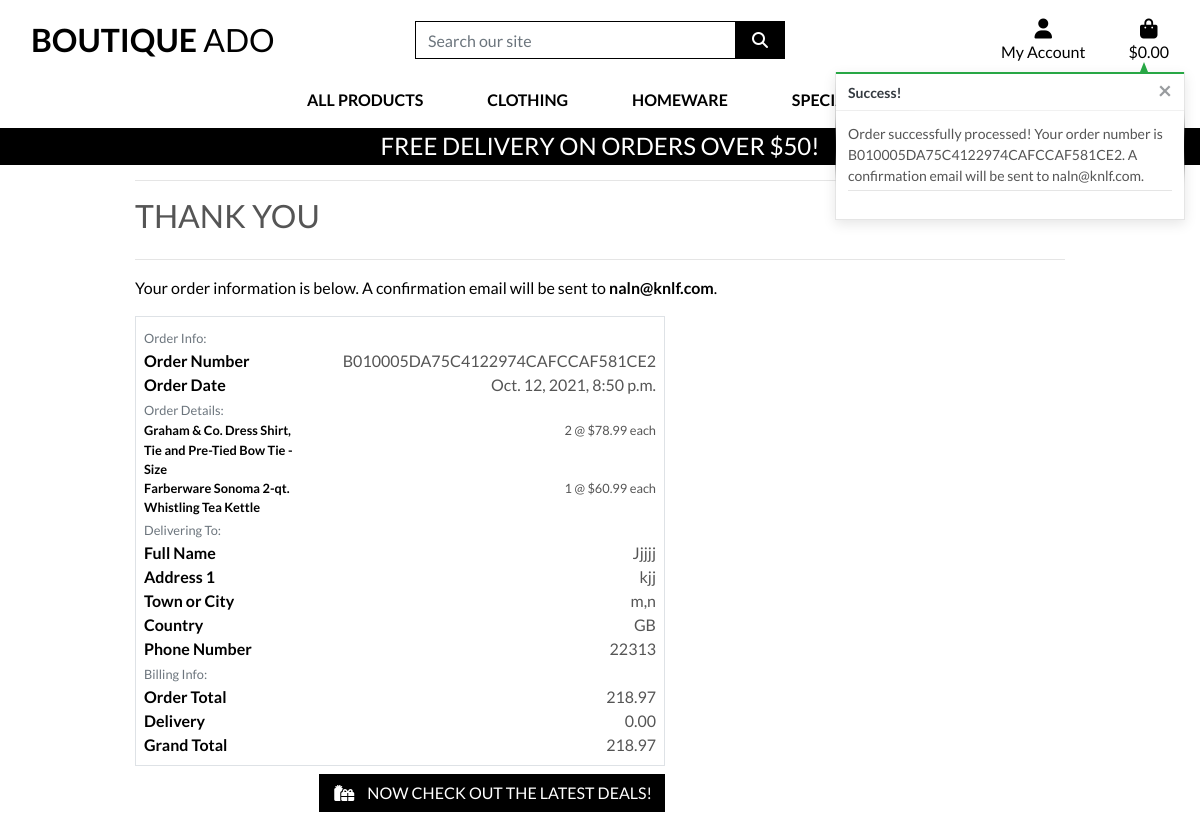
The page /checkout/checkout_success/B010005DA75C4122974CAFCCAF581CE2 on the database its author committed.
### checkout/models.py (models this page shows, shortened)
class Order(models.Model):
    order_number = models.CharField(max_length=32, null=False, editable=False)
    full_name = models.CharField(max_length=50, null=False, blank=False)
    email = models.EmailField(max_length=254, null=False, blank=False)
    phone_number = models.CharField(max_length=20, null=False, blank=False)
    country = models.CharField(max_length=40, null=False, blank=False)
    postcode = models.CharField(max_length=20, null=True, blank=True)
    town_or_city = models.CharField(max_length=40, null=False, blank=False)
    street_address1 = models.CharField(max_length=80, null=False, blank=False)
    street_address2 = models.CharField(max_length=80, null=True, blank=True)
    county = models.CharField(max_length=80, null=True, blank=True)
    date = models.DateTimeField(auto_now_add=True)
    delivery_cost = models.DecimalField(max_digits=6, decimal_places=2, null=False, default=0)
    order_total = models.DecimalField(max_digits=10, decimal_places=2, null=False, default=0)
    grand_total = models.DecimalField(max_digits=10, decimal_places=2, null=False, default=0)

class OrderLineItem(models.Model):
    order = models.ForeignKey(Order, null=False, blank=False, on_delete=models.CASCADE, related_name='lineitems')
    product = models.ForeignKey(Product, null=False, blank=False, on_delete=models.CASCADE)
    product_size = models.CharField(max_length=2, null=True, blank=True) # XS, S, M, L, XL
    quantity = models.IntegerField(null=False, blank=False, default=0)
    lineitem_total = models.DecimalField(max_digits=6, decimal_places=2, null=False, blank=False, editable=False)

### products/models.py (models this page shows, shortened)
class Product(models.Model):
    category = models.ForeignKey('Category', null=True, blank=True, on_delete=models.SET_NULL)
    sku = models.CharField(max_length=254, null=True, blank=True)
    name = models.CharField(max_length=254)
    description = models.TextField()
    has_sizes = models.BooleanField(default=False, null=True, blank=True)
    price = models.DecimalField(max_digits=6, decimal_places=2)
    rating = models.DecimalField(max_digits=6, decimal_places=2, null=True, blank=True)
    image_url = models.URLField(max_length=1024, null=True, blank=True)
    image = models.ImageField(null=True, blank=True)

### checkout/views.py (the view)
# urls.py: path('checkout_success/<order_number>', views.checkout_success, name='checkout_success'),
def checkout_success(request, order_number):
    save_info = request.session.get('save_info')
    order = get_object_or_404(Order, order_number=order_number)
    messages.success(request, f'Order successfully processed! \
        Your order number is {order_number}. A confirmation \
        email will be sent to {order.email}.')
    if 'bag' in request.session:
        del request.session['bag']
    template = 'checkout/checkout_success.html'
    context = {
        'order': order,
    }
    return render(request, template, context)

### checkout/templates/checkout/checkout_success.html (shortened to what this page needs)
{% extends "base.html" %}
{% load static %}
{% block extra_css %}
    <link rel="stylesheet" href="{% static 'checkout/css/checkout.css' %}">
{% endblock %}
{% block page_header %}
    <div class="container header-container">
    </div>
{% endblock %}
{% block content %}
    <div class="overlay"></div>
    <div class="container">
        <div class="row">
            <div class="col">
                <hr>
                <h2 class="logo-font mb-4">Thank You</h2>
                <hr>
                <p class="text-black">Your order information is below. A confirmation email will be sent to <strong>{{ order.email }}</strong>.</p>
            </div>
        </div>
        <div class="row">
            <div class="col-12 col-lg-7">
                <div class="order-confirmation-wrapper p-2 border">
                    <div class="row">
                        <div class="col">
                            <small class="text-muted">Order Info:</small>
                        </div>
                    </div>
                    <div class="row">
                        <div class="col-12 col-md-4">
                            <p class="mb-0 text-black font-weight-bold">Order Number</p>
                        </div>
                        <div class="col-12 col-md-8 text-md-right">
                            <p class="mb-0">{{ order.order_number }}</p>
                        </div>
                    </div>
                    <div class="row">
                        <div class="col-12 col-md-4">
                            <p class="mb-0 text-black font-weight-bold">Order Date</p>
                        </div>
                        <div class="col-12 col-md-8 text-md-right">
                            <p class="mb-0">{{ order.date }}</p>
                        </div>
                    </div>
                    <div class="row">
                        <div class="col">
                            <small class="text-muted">Order Details:</small>
                        </div>
                    </div>
                    {% for item in order.lineitems.all %}
                    <div class="row">
                        <div class="col-12 col-md-4">
                            <p class="small mb-0 text-black font-weight-bold">
                                {{ item.product.name }}{% if item.product_size %} - Size {{ item.product.size|upper }}{% endif %}
                            </p>
                        </div>
                        <div class="col-12 col-md-8 text-md-right">
                            <p class="small mb-0">{{ item.quantity }} @ ${{ item.product.price }} each</p>
                        </div>
                    </div>
                    {% endfor %}
                    <div class="row">
                        <div class="col">
                            <small class="text-muted">Delivering To:</small>
                        </div>
                    </div>
                    <div class="row">
                        <div class="col-12 col-md-4">
                            <p class="mb-0 text-black font-weight-bold">Full Name</p>
                        </div>
                        <div class="col-12 col-md-8 text-md-right">
                            <p class="mb-0">{{ order.full_name }}</p>
                        </div>
                    </div>
                    <div class="row">
                        <div class="col-12 col-md-4">
                            <p class="mb-0 text-black font-weight-bold">Address 1</p>
                        </div>
                        <div class="col-12 col-md-8 text-md-right">
                            <p class="mb-0">{{ order.street_address1 }}</p>
                        </div>
                    </div>
                    <div class="row">
                        <div class="col-12 col-md-4">
                            <p class="mb-0 text-black font-weight-bold">Town or City</p>
                        </div>
                        <div class="col-12 col-md-8 text-md-right">
                            <p class="mb-0">{{ order.town_or_city }}</p>
                        </div>
                    </div>
                    <div class="row">
                        <div class="col-12 col-md-4">
                            <p class="mb-0 text-black font-weight-bold">Country</p>
                        </div>
                        <div class="col-12 col-md-8 text-md-right">
                            <p class="mb-0">{{ order.country }}</p>
                        </div>
                    </div>
                    <div class="row">
                        <div class="col-12 col-md-4">
                            <p class="mb-0 text-black font-weight-bold">Phone Number</p>
                        </div>
                        <div class="col-12 col-md-8 text-md-right">
                            <p class="mb-0">{{ order.phone_number }}</p>
                        </div>
                    </div>
                    <div class="row">
                        <div class="col">
                            <small class="text-muted">Billing Info:</small>
                        </div>
                    </div>
                    <div class="row">
                        <div class="col-12 col-md-4">
                            <p class="mb-0 text-black font-weight-bold">Order Total</p>
                        </div>
                        <div class="col-12 col-md-8 text-md-right">
                            <p class="mb-0">{{ order.order_total }}</p>
                        </div>
                    </div>
                    <div class="row">
                        <div class="col-12 col-md-4">
                            <p class="mb-0 text-black font-weight-bold">Delivery</p>
                        </div>
                        <div class="col-12 col-md-8 text-md-right">
                            <p class="mb-0">{{ order.delivery_cost }}</p>
                        </div>
                    </div>
                    <div class="row">
                        <div class="col-12 col-md-4">
                            <p class="mb-0 text-black font-weight-bold">Grand Total</p>
                        </div>
                        <div class="col-12 col-md-8 text-md-right">
                            <p class="mb-0">{{ order.grand_total }}</p>
                        </div>
                    </div>
                </div>
            </div>
        </div>
        <div class="row">
			<div class="col-12 col-lg-7 text-right">
				<a href="{% url 'products' %}?category=new_arrivals,deals,clearance" class="btn btn-black rounded-0 my-2">
					<span class="icon mr-2">
						<i class="fas fa-gifts"></i>
					</span>
					<span class="text-uppercase">Now check out the latest deals!</span>
				</a>
			</div>
		</div>
    </div>
{% endblock %}

### templates/base.html (shortened to what this page needs)
{% load static %}
<!doctype html>
<html lang="en">
  <head>
    {% block corecss %}
        <link rel="stylesheet" href="https://stackpath.bootstrapcdn.com/bootstrap/4.4.1/css/bootstrap.min.css">
        <link rel="stylesheet" href="{% static 'css/base.css' %}">
    {% endblock %}
    {% block extra_css %}
    {% endblock %}
  </head>
  <body>
    <header class="container-fluid fixed-top">
        <div id="topnav" class="row bg-white pt-lg-2 d-none d-lg-flex">
            <div class="col-12 col-lg-4 my-auto py-1 py-lg-0 text-center text-lg-left">
                <a href="{% url 'home' %}" class="nav-link main-logo-link">
                    <h2 class="logo-font text-black my-0"><strong>Boutique</strong> Ado</h2>
                </a>
            </div>
            <div class="col-12 col-lg-4 my-auto py-1 py-lg-0">
                <form method="GET" action="{% url 'products' %}">
                    <div class="input-group w-100">
                        <input class="form-control border border-black rounded-0" type="text" name="q" placeholder="Search our site">
                        <div class="input-group-append">
                            <button class="form-control btn btn-black border border-black rounded-0" type="submit">
                                <span class="icon">
                                    <i class="fas fa-search"></i>
                                </span>
                            </button>
                        </div>
                    </div>
                </form>
            </div>
            <div class="col-12 col-lg-4 my-auto py-1 py-lg-0">
                <ul class="list-inline list-unstyled text-center text-lg-right my-0">
                    <li class="list-inline-item dropdown">
                        <a class="text-black nav-link" href="#" id="user-options" data-toggle="dropdown" aria-haspopup="true" aria-expanded="false">
                            <div class="text-center">
                                <div><i class="fas fa-user fa-lg"></i></div>
                                <p class="my-0">My Account</p>
                            </div>
                        </a>
                    </li>
                    <li class="list-inline-item">
                        <a class="{% if grand_total %}text-info font-weight-bold{% else %}text-black{% endif %} nav-link" href="{% url 'view_bag' %}">
                            <div class="text-center">
                                <div><i class="fas fa-shopping-bag fa-lg"></i></div>
                                <p class="my-0">
                                    {% if grand_total %}
                                        ${{ grand_total|floatformat:2 }}
                                    {% else %}
                                        $0.00
                                    {% endif %}
                                </p>
                            </div>
                        </a>
                    </li>
                </ul>
            </div>
        </div>
        <div class="row bg-white">
            <nav class="navbar navbar-expand-lg navbar-light w-100">
                {% include 'includes/main-nav.html' %}
            </nav>
        </div>
        <div id="delivery-banner" class="row text-center">
            <div class="col bg-black text-white">
                <h4 class="logo-font my-1">Free delivery on orders over ${{ free_delivery_threshold }}!</h4>
            </div>
        </div>
    </header>
    {% if messages %}
        <div class="message-container">
            {% for message in messages %}
                {% with message.level as level %}
                    {% if level == 40 %}
                        {% include 'includes/toasts/toast_error.html' %}
                    {% elif level == 30 %}
                        {% include 'includes/toasts/toast_warning.html' %}
                    {% elif level == 25 %}
                        {% include 'includes/toasts/toast_success.html' %}
                    {% else %}
                        {% include 'includes/toasts/toast_info.html' %}
                    {% endif %}
                {% endwith %}
            {% endfor %}
        </div>
    {% endif %}
    {% block page_header %}
    {% endblock %}
    {% block content %}
    {% endblock %}
  </body>
</html>

### templates/includes/main-nav.html (shortened to what this page needs)
<div class="collapse navbar-collapse" id="main-nav">
    <ul class="navbar-nav w-auto mx-auto">
        <li class="nav-item dropdown">
            <a class="logo-font font-weight-bold nav-link text-black mr-5" href="#" id="all-products-link" data-toggle="dropdown" aria-haspopup="true" aria-expanded="false">
                All Products
            </a>
        </li>
        <li class="nav-item dropdown">
            <a class="logo-font font-weight-bold nav-link text-black mr-5" href="#" id="clothing-link" data-toggle="dropdown" aria-haspopup="true" aria-expanded="false">
                Clothing
            </a>
        </li>
        <li class="nav-item dropdown">
            <a class="logo-font font-weight-bold nav-link text-black mr-5" href="#" id="homeware-link" data-toggle="dropdown" aria-haspopup="true" aria-expanded="false">
                Homeware
            </a>
        </li>
        <li class="nav-item dropdown">
            <a class="logo-font font-weight-bold nav-link text-black" href="#" id="specials-link" data-toggle="dropdown" aria-haspopup="true" aria-expanded="false">
                Special Offers
            </a>
        </li>
    </ul>
</div>

### templates/includes/toasts/toast_success.html (shortened to what this page needs)
<div class="toast custom-toast rounded-0 border-top-0" data-autohide="false">
    <div class="arrow-up arrow-success"></div>
    <div class="w-100 toast-capper bg-success"></div>
    <div class="toast-header bg-white text-dark">
        <strong class="mr-auto">Success!</strong>
        <button type="button" class="ml-2 mb-1 close text-dark" data-dismiss="toast" aria-label="Close">
            <span aria-hidden="true">&times;</span>
        </button>
    </div>
    <div class="toast-body bg-white">
        <div class="row">
            <div class="col">
                {{ message }}
                <hr class="mt-1 mb-3">
            </div>
        </div>
    </div>
</div>

### rows shown on the page
Order: email "naln@knlf.com", order_number "B010005DA75C4122974CAFCCAF581CE2", date "Oct. 12, 2021, 8:50 p.m.", full_name "Jjjjj", street_address1 "kjj", town_or_city "m,n", country "GB", phone_number "22313", order_total "218.97", delivery_cost "0.00", grand_total "218.97"
OrderLineItem: product.name "Graham & Co. Dress Shirt, Tie and Pre-Tied Bow Tie", quantity "2", product.price "78.99"
OrderLineItem: product.name "Farberware Sonoma 2-qt. Whistling Tea Kettle", quantity "1", product.price "60.99"

### other values the page prints
{{ free_delivery_threshold }} "50"
{{ message }} "Order successfully processed! Your order number is B010005DA75C4122974CAFCCAF581CE2. A confirmation email will be sent to naln@knlf.com."
